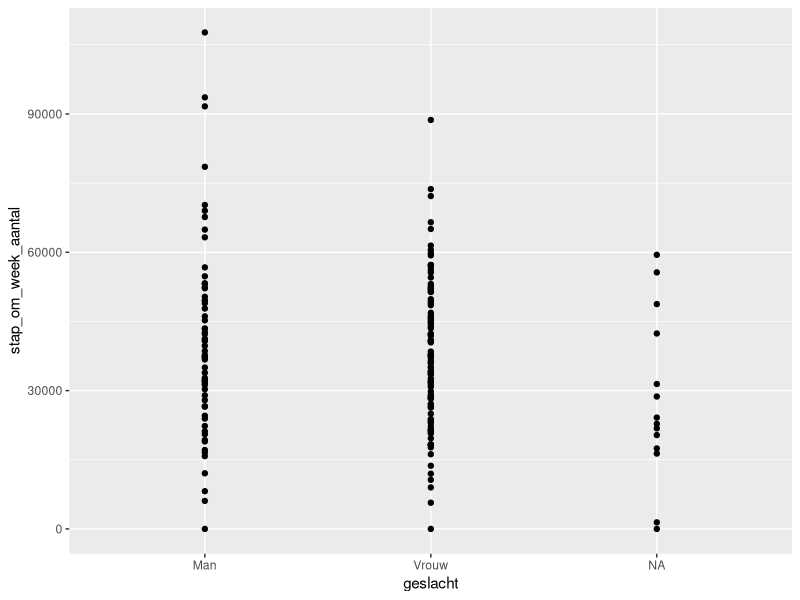
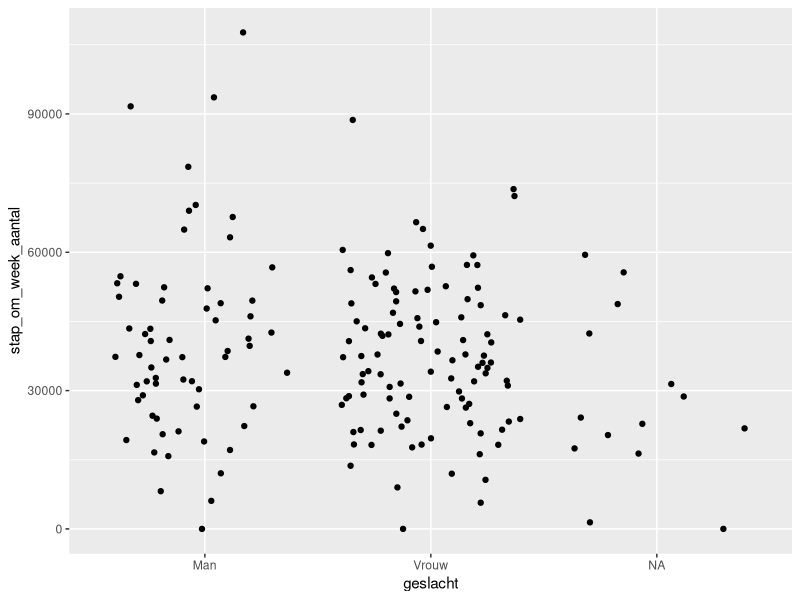
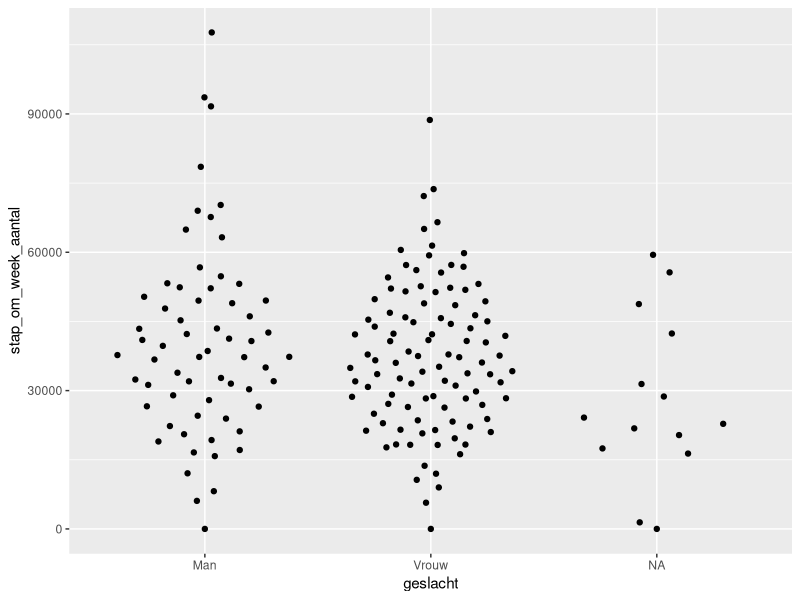
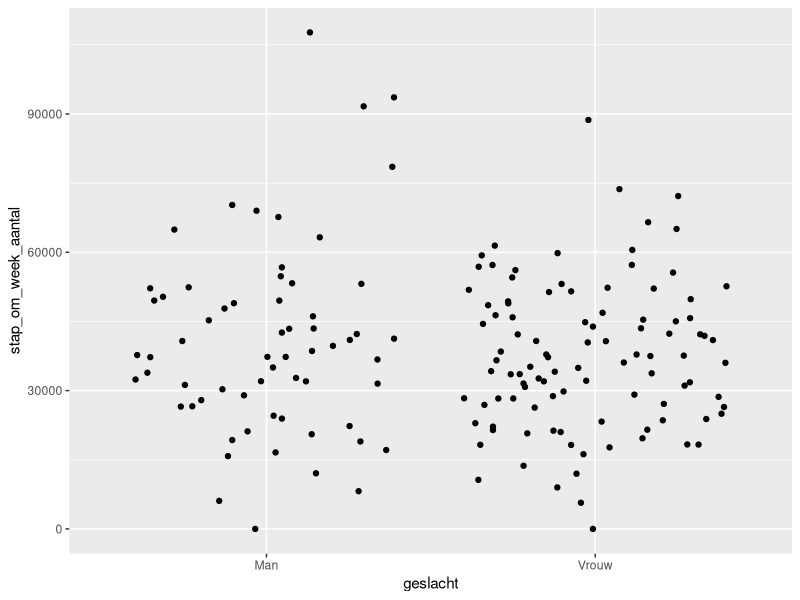
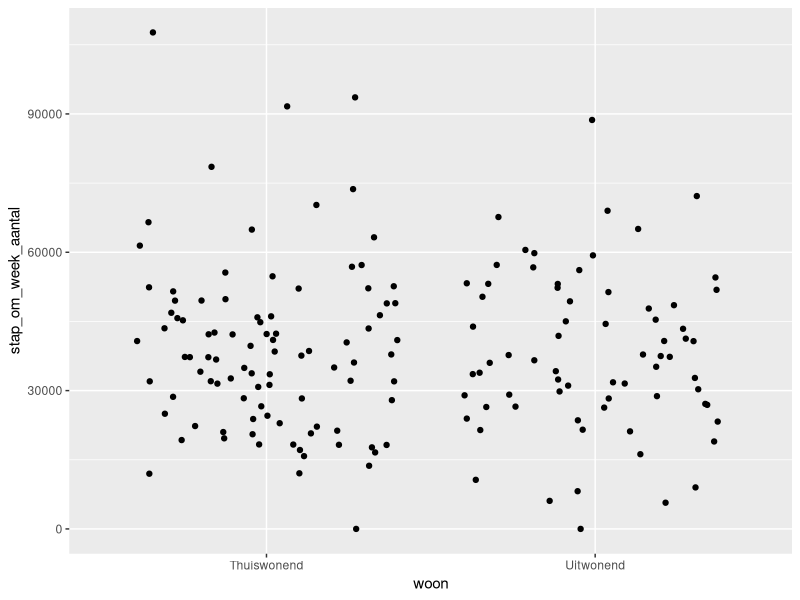
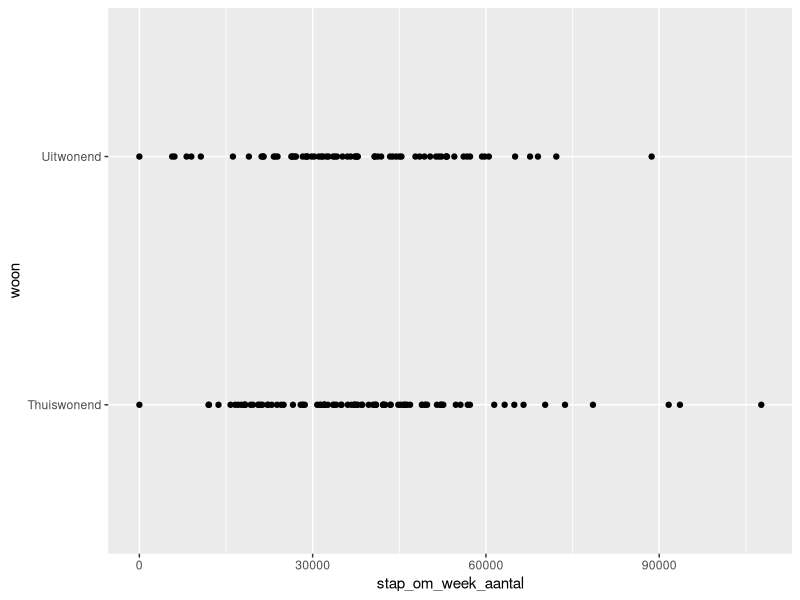
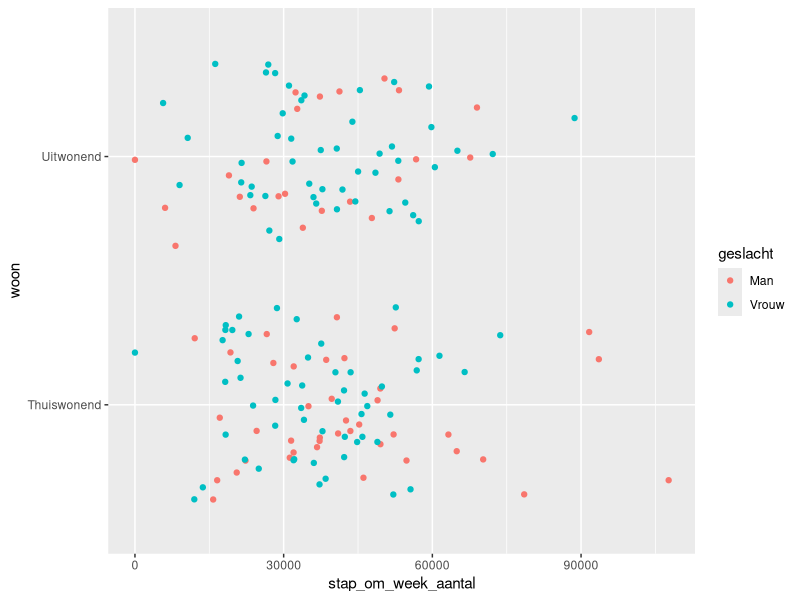
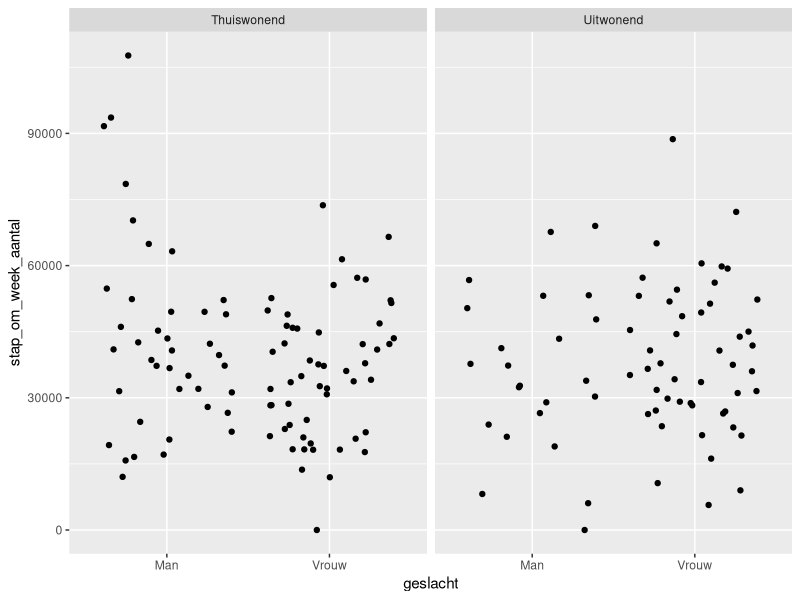

Write the R code that produced these figures, in order.
#Data analysescript Stappentelleropdracht 
#Visualisatie van de data
#Ruud Selles
#Augustus 2020


rm(list = ls()) #clear the workspace-------

#laden relevante packages----
library(tidyverse)
library(here)
library(readr)
library(ggbeeswarm)

#VIZWHIZ --------
#Opdracht 1: het plotten van ruwe data (VizWhiz 1, filmpje 1)-----

#importeren data_combined ----
CleanData <- read_csv(here("data/CleanData.csv"))

#plotten aantal stappen per week voor mannen en vrouwen
CleanData %>% 
  ggplot(aes(x=geslacht, y = stap_om_week_aantal)) +
           geom_point()

#dezelfde plot, maar dan met Jitter
CleanData %>% 
  ggplot(aes(x=geslacht, y = stap_om_week_aantal)) +
  geom_jitter()

#dezelfde plot, maar dan met quasirandom
CleanData %>% 
  ggplot(aes(x=geslacht, y = stap_om_week_aantal)) +
  geom_quasirandom()

#Opdracht 2: gebruik van kleuren en meer (VizWhiz 1, filmpje 2) ----
CleanData %>% 
  na.omit() %>% 
  ggplot(aes(x=geslacht, y = stap_om_week_aantal)) +
  geom_jitter() 

# verdeling op uit en thuiswonenden
CleanData %>% 
  na.omit() %>% 
  ggplot(aes(x=woon, y = stap_om_week_aantal)) +
  geom_jitter() 

#coordinate fli
CleanData %>% 
  na.omit() %>% 
  ggplot(aes(x=woon, y = stap_om_week_aantal)) +
  geom_point() + 
  coord_flip()

#kleur voor mannen en vrouwen
CleanData %>% 
  na.omit() %>% 
  ggplot(aes(x=woon, y = stap_om_week_aantal, colour = geslacht)) +
  geom_jitter() + 
  coord_flip()


# Opdracht 3 Facet Wraps (vizwhiz 1, derde filmpje)---------
CleanData %>% 
  na.omit() %>% 
  ggplot(aes(x=geslacht, y = stap_om_week_aantal)) +
  geom_jitter() +
  facet_wrap( ~ woon)

#add colour
CleanData %>% 
  na.omit() %>% 
  ggplot(aes(x=geslacht, y = stap_om_week_aantal, colour = geslacht)) +
  geom_jitter() +
  facet_wrap( ~ woon)


#Opdracht Pipe the plot (vizwhiz 1, vierde filmpje)
CleanData %>% 
  na.omit() %>% 
  filter (stap_om_week_aantal > 1000) %>% 
  filter (stap_om_week_aantal < 80000) %>% 
  ggplot(aes(x=geslacht, y = stap_om_week_aantal, colour = geslacht)) +
  geom_jitter() +
  facet_wrap( ~ woon)


#vizwhiz 1, opslaan, vijfde filmpje
  ggsave("stappenMannenVrouwen.png")

#vizwhiz 3, tweede filmpje, error bars
  CleanData %>% 
    na.omit() %>% 
    group_by(geslacht) %>% 
    summarise (mean = mean(stap_om_week_aantal),
               sd = sd(stap_om_week_aantal),
               n = n(),
               stderr = sd/sqrt(n)) %>% 
    ggplot(aes(x=geslacht, y = mean)) +
    geom_col() +
    geom_errorbar(aes(x=geslacht, ymin = mean - stderr, ymax = mean+stderr))
  
  #vizwhiz 3, derde filmpje, scatter plot
  CleanData %>% 
    na.omit() %>% 
    ggplot(aes(x=stap_om_1_aantal, y = stap_om_2_aantal, color = geslacht)) +
    geom_point() + 
    geom_smooth() 
    
  #vizwhiz 4, eerste filmpje, themes
  CleanData %>% 
    na.omit() %>% 
    ggplot(aes(x=stap_om_1_aantal, y = stap_om_2_aantal, color = geslacht)) +
    geom_point() + 
    geom_smooth() + 
    theme_classic() +
    labs(title = "relatie tussen aantal op maandag en aantal stappen op dinsdag", 
         x = 'aanstal stappen op maandag',
         y= 'aantal opstappen op dinsdag')
